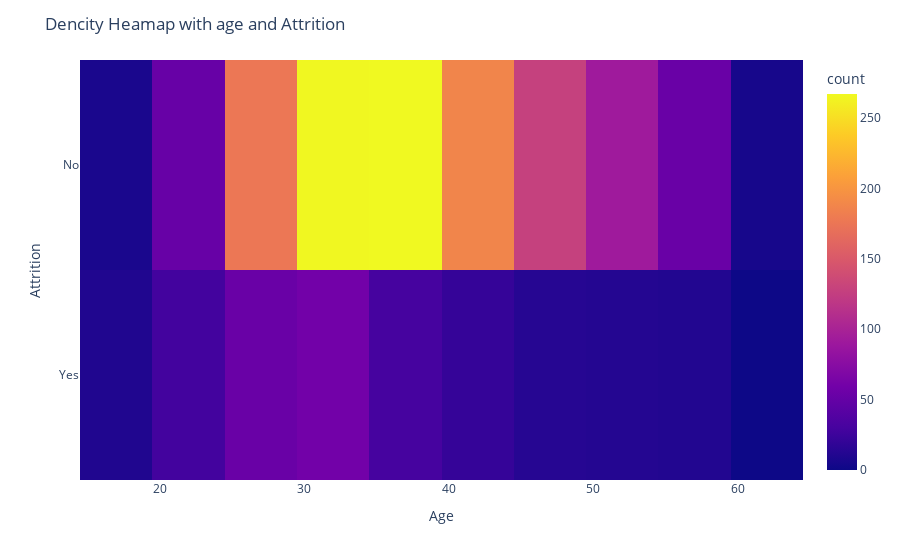

Notebook code for this chart:
### Code cell
fig = px.density_heatmap(df, x="Age", y=target_column_name)
fig.update_layout(title="Dencity Heamap with age and Attrition")
fig.show()

### Figure 1 — Plotly figure (JSON) as saved in the notebook; plotly's stock layout.template omitted (floating-point values rounded to 4 significant figures; data arrays with more than 128 entries replaced by an {"elided": "..."} marker saying what was removed)
{"data": [{"coloraxis": "coloraxis", "hovertemplate": "Age=%{x}<br>Attrition=%{y}<br>count=%{z}<extra></extra>", "name": "", "type": "histogram2d", "x": {"elided": "1470 int values"}, "xaxis": "x", "xbingroup": "x", "y": {"elided": "1470 str values"}, "yaxis": "y", "ybingroup": "y"}], "layout": {"coloraxis": {"colorbar": {"title": {"text": "count"}}, "colorscale": [[0, "#0d0887"], [0.1111, "#46039f"], [0.2222, "#7201a8"], [0.3333, "#9c179e"], [0.4444, "#bd3786"], [0.5556, "#d8576b"], [0.6667, "#ed7953"], [0.7778, "#fb9f3a"], [0.8889, "#fdca26"], [1, "#f0f921"]]}, "legend": {"tracegroupgap": 0}, "margin": {"t": 60}, "title": {"text": "Dencity Heamap with age and Attrition"}, "xaxis": {"anchor": "y", "domain": [0, 1], "title": {"text": "Age"}}, "yaxis": {"anchor": "x", "domain": [0, 1], "title": {"text": "Attrition"}}}}
